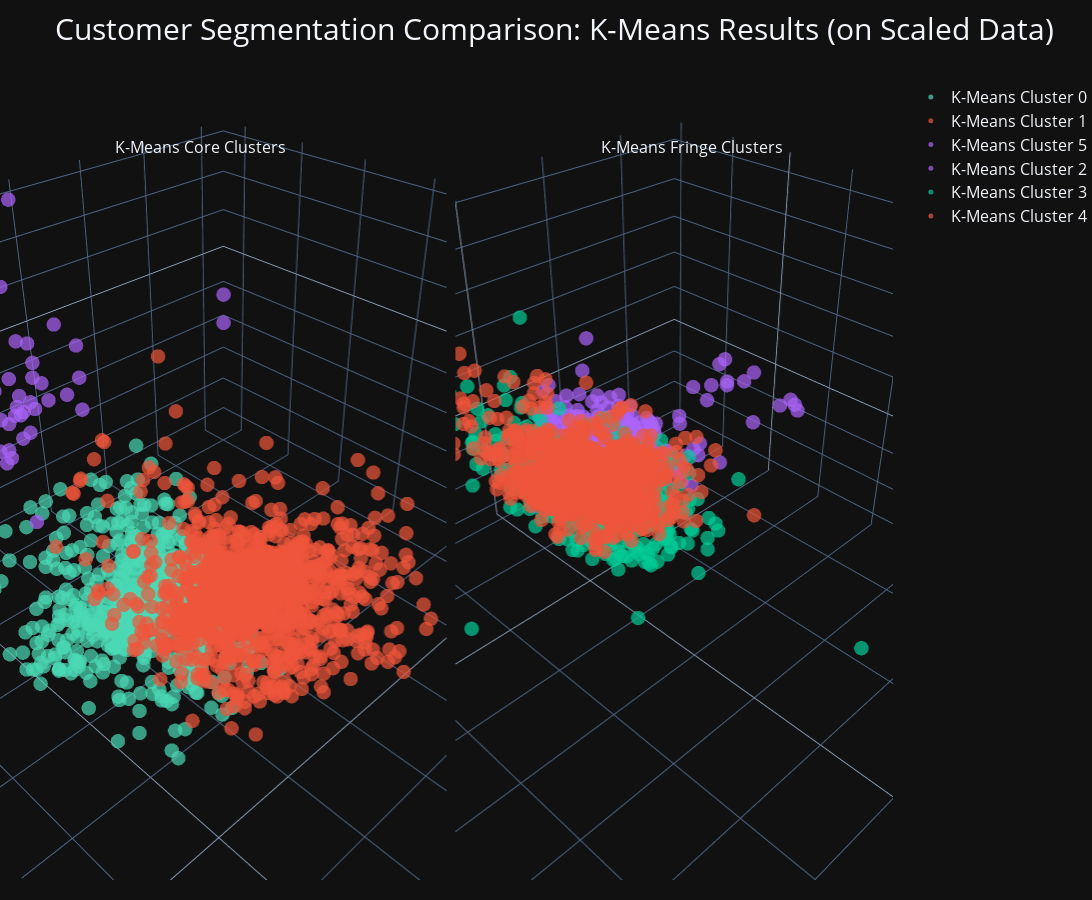

Notebook code for this chart:
### Code cell
# --- Final K-Means Visualization (Scaled Data, Core vs. Fringe) ---

# 1. Create a copy of the scaled data and add the K-Means labels
X_kmeans_copy = X.copy()
X_kmeans_copy['KMeans_Label'] = kmeans_labels
X_kmeans_copy['KMeans_Label'] = X_kmeans_copy['KMeans_Label'].astype(str)

# 2. IMPORTANT: Analyze the .describe() output for each K-Means cluster
# and update the lists below with the correct labels for YOUR results.
kmeans_core_labels = ['0', '1', '5']  # <-- CONFIRM THIS based on your analysis
kmeans_fringe_labels = ['2', '3', '4'] # <-- CONFIRM THIS based on your analysis

# 3. Split the scaled data into core and fringe groups
kmeans_core_df = X_kmeans_copy[X_kmeans_copy['KMeans_Label'].isin(kmeans_core_labels)]
kmeans_fringe_df = X_kmeans_copy[X_kmeans_copy['KMeans_Label'].isin(kmeans_fringe_labels)]

# 4. Create the 1x2 subplot figure
fig_kmeans_final = subplots.make_subplots(
    rows=1, cols=2,
    specs=[[{'type': 'scatter3d'}, {'type': 'scatter3d'}]],
    subplot_titles=('K-Means Core Clusters', 'K-Means Fringe Clusters')
)

# 5. Define color and symbol maps
color_map = { 0:'#4ad9b4', 1:'#ef553b', 2:'#ab63fa', 3:'#00cc96', 4:'#ef553b', 5:'#ab63fa'} 
symbol_map = {0: 'circle', 1:'circle', 2:'circle', 3: 'circle', 4:'circle', 5:'circle' }

# 6. Add the data traces for the CORE plot
for label_str in kmeans_core_labels:
    label_int = int(label_str)
    mask = kmeans_core_df['KMeans_Label'] == label_str
    fig_kmeans_final.add_trace(
        go.Scatter3d(
            x=kmeans_core_df[mask]['customer_activity_score'],
            y=kmeans_core_df[mask]['total_unique_stock'], 
            z=kmeans_core_df[mask]['total_purchases'],
            mode='markers',
            marker=dict(color=color_map[label_int], symbol=symbol_map[label_int], size=5, opacity=0.7),
            name=f'K-Means Cluster {label_str}'
        ),
        row=1, col=1
    )

# 7. Add the data traces for the FRINGE plot
for label_str in kmeans_fringe_labels:
    label_int = int(label_str)
    mask = kmeans_fringe_df['KMeans_Label'] == label_str
    fig_kmeans_final.add_trace(
        go.Scatter3d(
            x=kmeans_fringe_df[mask]['customer_activity_score'],
            y=kmeans_fringe_df[mask]['total_unique_stock'],
            z=kmeans_fringe_df[mask]['total_purchases'],
            mode='markers',
            marker=dict(color=color_map[label_int], symbol=symbol_map[label_int], size=5, opacity=0.7),
            name=f'K-Means Cluster {label_str}'
        ),
        row=1, col=2
    )

# 8. --- Final Layout Update for K-Means Plot ---
# This block is identical to the GMM layout for perfect uniformity.
fig_kmeans_final.update_layout(
    title_text="Customer Segmentation Comparison: K-Means Results (on Scaled Data)", # <-- Title changed
    width=2000, height=900,
    margin=dict(l=0, r=0, b=20, t=80),
    title_font_size=30,
    font=dict(size=14),
    scene=dict(
        domain=dict(x=[0, 0.5], y=[0, 1]),
        xaxis_title='Customer Activity Score',
        yaxis_title='Total Unique Stock',
        zaxis_title='Total Purchases',
        aspectmode='manual',
        aspectratio=dict(x=1.5, y=1.5, z=1),
        xaxis_title_font_size=18,
        yaxis_title_font_size=18,
        zaxis_title_font_size=18,
        xaxis_tickfont_size=12,
        yaxis_tickfont_size=12,
        zaxis_tickfont_size=12
    ),
    scene2=dict(
        domain=dict(x=[0.51, 1.0], y=[0, 1]),
        xaxis_title='Customer Activity Score',
        yaxis_title='Total Unique Stock',
        zaxis_title='Total Purchases',
        aspectmode='manual',
        aspectratio=dict(x=1.5, y=1.5, z=1),
        xaxis_title_font_size=18,
        yaxis_title_font_size=18,
        zaxis_title_font_size=18,
        xaxis_tickfont_size=12,
        yaxis_tickfont_size=12,
        zaxis_tickfont_size=12
    ),
    legend=dict(
        font_size=16
    )
)

# 9. Adjust subplot title positions to match the GMM plot
for anno in fig_kmeans_final.layout.annotations:
    anno.y = 0.90
    anno.yanchor = 'bottom'

# 10. Show the final, complete figure
#pio.write_image(fig_kmeans_final, r'notebook referenced files/km1.png')

### Figure 1 — Plotly figure (JSON) as saved in the notebook; plotly's stock layout.template omitted (floating-point values rounded to 4 significant figures; data arrays with more than 128 entries replaced by an {"elided": "..."} marker saying what was removed)
{"data": [{"marker": {"color": "#4ad9b4", "opacity": 0.7, "size": 5, "symbol": "circle"}, "mode": "markers", "name": "K-Means Cluster 0", "scene": "scene", "type": "scatter3d", "x": {"elided": "741 float values"}, "y": {"elided": "741 float values"}, "z": {"elided": "741 float values"}}, {"marker": {"color": "#ef553b", "opacity": 0.7, "size": 5, "symbol": "circle"}, "mode": "markers", "name": "K-Means Cluster 1", "scene": "scene", "type": "scatter3d", "x": {"elided": "1137 float values"}, "y": {"elided": "1137 float values"}, "z": {"elided": "1137 float values"}}, {"marker": {"color": "#ab63fa", "opacity": 0.7, "size": 5, "symbol": "circle"}, "mode": "markers", "name": "K-Means Cluster 5", "scene": "scene", "type": "scatter3d", "x": [0.06654, -1.01, -1.827, -1.672, -1.762, -1.838, -0.7055, -0.9979, -1.167, 0.2418, -5.199, -1.827, -1.135, -0.9147, 0.3335, -1.571, -1.097, -1.616, -0.1119, 1.245, -1.819, -0.03639, -0.9815, 0.8809, -1.304, -0.6004, 0.5555, 0.5555, -1.174, -0.9284, -0.7885, -0.7696, 0.1359, 0.0948, -0.7299, -0.5068, -0.7247, -1.418, -0.5999, -0.779, -1.071, -2.241, -0.3495, -0.7589, -1.385, -0.8338, -1.362, -0.8338, -0.9775, -0.8267, -0.3269, -1.237, 0.264, -1.706, -1.071, -1.866, -1.96, -1.191, -1.316, -2.542, -0.9496, -0.4376, -1.616, -5.199, -0.02886, 0.1081, -0.4598, -0.1702, -0.6801, -1.648, -2.542, -0.376, -1.563, -1.604, -1.518, 0.8735, -0.6487, -1.16, -1.083, 0.6364, -0.892, -0.6674, -0.9575, -0.2887, -1.077, 0.2162, -2.033, -0.9907, -2.326, -2.542, -0.6272, -1.589, -1.287, -1.506], "y": [-5.199, -5.199, -5.199, -5.199, -5.199, -5.199, -5.199, -5.199, -5.199, -5.199, -5.199, -5.199, -5.199, -5.199, -5.199, -5.199, -5.199, -5.199, -5.199, -5.199, -5.199, -5.199, -5.199, -5.199, -5.199, -5.199, -5.199, -5.199, -5.199, -5.199, -5.199, -5.199, -5.199, -5.199, -5.199, -5.199, -5.199, -5.199, -5.199, -5.199, -5.199, -5.199, -5.199, -5.199, -5.199, -5.199, -5.199, -5.199, -5.199, -5.199, -5.199, -5.199, -5.199, -5.199, -5.199, -5.199, -5.199, -5.199, -5.199, -5.199, -5.199, -5.199, -5.199, -5.199, -5.199, -5.199, -5.199, -5.199, -5.199, -5.199, -5.199, -5.199, -5.199, -5.199, -5.199, -5.199, -5.199, -5.199, -5.199, -5.199, -5.199, -5.199, -5.199, -5.199, -5.199, -5.199, -5.199, -5.199, -5.199, -5.199, -5.199, -5.199, -5.199, -5.199], "z": [-0.315, 0.2318, -0.315, -0.156, -1.804, -1.205, -2.977, -2.859, -1.129, -1.883, -1.139, 2.992, 0.2598, -2.196, 1.021, 1.21, -2.253, -1.522, -1.425, -1.009, -2.033, -2.878, -0.2264, 0.06403, -3.124, -0.1339, -1.741, -1.009, -0.1795, -1.787, -2.332, -3.045, -0.07297, 0.7296, -2.123, 0.0665, -2.332, -2.123, -0.9032, -1.149, -0.9938, -0.1094, -2.878, 0.09933, -3.045, -0.851, -2.805, -2.805, 0.4033, -2.021, -0.3536, -2.734, -2.379, -2.603, 1.175, -0.8358, -1.443, 0.1652, -1.934, -2.626, -2.365, -3.524, -5.199, -1.973, -1.365, -2.747, -0.3257, -0.1948, -1.926, -1.977, -0.854, -0.7145, -1.772, -2.033, -1.977, 1.359, -0.536, -2.033, -0.588, -0.5335, -0.4909, -0.9943, 0.212, -2.29, -1.129, -0.6027, -1.961, -0.1094, -2.033, -1.723, 2.636, -2.669, -1.149, -0.9938]}, {"marker": {"color": "#ab63fa", "opacity": 0.7, "size": 5, "symbol": "circle"}, "mode": "markers", "name": "K-Means Cluster 2", "scene": "scene2", "type": "scatter3d", "x": {"elided": "691 float values"}, "y": {"elided": "691 float values"}, "z": {"elided": "691 float values"}}, {"marker": {"color": "#00cc96", "opacity": 0.7, "size": 5, "symbol": "circle"}, "mode": "markers", "name": "K-Means Cluster 3", "scene": "scene2", "type": "scatter3d", "x": {"elided": "513 float values"}, "y": {"elided": "513 float values"}, "z": {"elided": "513 float values"}}, {"marker": {"color": "#ef553b", "opacity": 0.7, "size": 5, "symbol": "circle"}, "mode": "markers", "name": "K-Means Cluster 4", "scene": "scene2", "type": "scatter3d", "x": {"elided": "1152 float values"}, "y": {"elided": "1152 float values"}, "z": {"elided": "1152 float values"}}], "layout": {"annotations": [{"font": {"size": 16}, "showarrow": false, "text": "K-Means Core Clusters", "x": 0.225, "xanchor": "center", "xref": "paper", "y": 0.9, "yanchor": "bottom", "yref": "paper"}, {"font": {"size": 16}, "showarrow": false, "text": "K-Means Fringe Clusters", "x": 0.775, "xanchor": "center", "xref": "paper", "y": 0.9, "yanchor": "bottom", "yref": "paper"}], "font": {"size": 14}, "height": 900, "legend": {"font": {"size": 16}}, "margin": {"b": 20, "l": 0, "r": 0, "t": 80}, "scene": {"aspectmode": "manual", "aspectratio": {"x": 1.5, "y": 1.5, "z": 1}, "domain": {"x": [0, 0.5], "y": [0, 1]}, "xaxis": {"tickfont": {"size": 12}, "title": {"font": {"size": 18}, "text": "Customer Activity Score"}}, "yaxis": {"tickfont": {"size": 12}, "title": {"font": {"size": 18}, "text": "Total Unique Stock"}}, "zaxis": {"tickfont": {"size": 12}, "title": {"font": {"size": 18}, "text": "Total Purchases"}}}, "scene2": {"aspectmode": "manual", "aspectratio": {"x": 1.5, "y": 1.5, "z": 1}, "domain": {"x": [0.51, 1], "y": [0, 1]}, "xaxis": {"tickfont": {"size": 12}, "title": {"font": {"size": 18}, "text": "Customer Activity Score"}}, "yaxis": {"tickfont": {"size": 12}, "title": {"font": {"size": 18}, "text": "Total Unique Stock"}}, "zaxis": {"tickfont": {"size": 12}, "title": {"font": {"size": 18}, "text": "Total Purchases"}}}, "title": {"font": {"size": 30}, "text": "Customer Segmentation Comparison: K-Means Results (on Scaled Data)"}, "width": 2000}}
